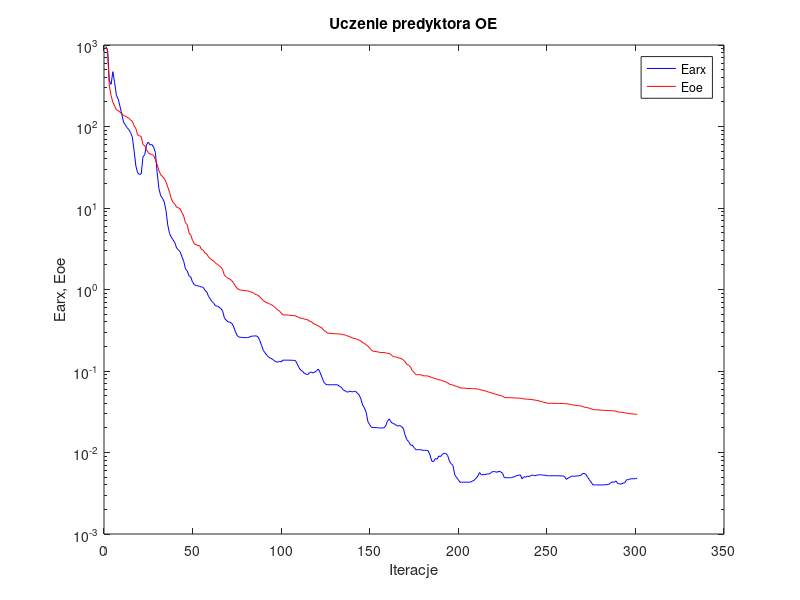
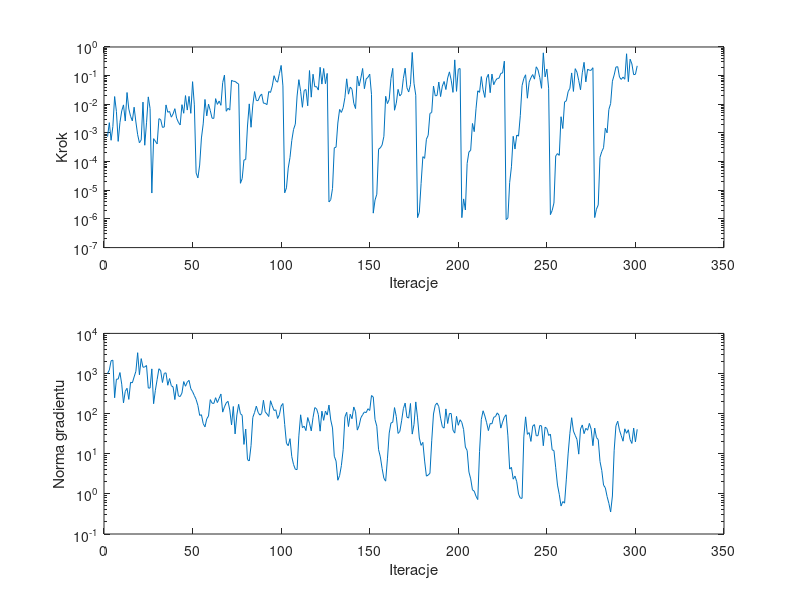

Here is the MATLAB script that generated these plots, in order:
%uczenie predyktora oe
clear all;
n=0; farx(n+1)=9.564193e+002; foe(n+1)=9.422601e+002; wspucz(n+1)=0.000000e+000; ng(n+1)=0.000000e+000;
%odnowa zmiennej metryki
n=1; farx(n+1)=8.796047e+002; foe(n+1)=8.481401e+002; krok(n+1)=7.459007e-004; ng(n+1)=1.001600e+003;
n=2; farx(n+1)=3.626073e+002; foe(n+1)=3.128952e+002; krok(n+1)=2.289488e-003; ng(n+1)=1.217871e+003;
n=3; farx(n+1)=3.290935e+002; foe(n+1)=2.393962e+002; krok(n+1)=5.559287e-004; ng(n+1)=2.076411e+003;
n=4; farx(n+1)=4.707462e+002; foe(n+1)=1.993328e+002; krok(n+1)=1.674853e-003; ng(n+1)=2.153959e+003;
n=5; farx(n+1)=3.448424e+002; foe(n+1)=1.783086e+002; krok(n+1)=1.863402e-002; ng(n+1)=2.485897e+002;
n=6; farx(n+1)=2.418213e+002; foe(n+1)=1.595167e+002; krok(n+1)=5.654998e-003; ng(n+1)=7.220622e+002;
n=7; farx(n+1)=2.178737e+002; foe(n+1)=1.571173e+002; krok(n+1)=5.081655e-004; ng(n+1)=7.251679e+002;
n=8; farx(n+1)=1.776271e+002; foe(n+1)=1.502461e+002; krok(n+1)=2.312019e-003; ng(n+1)=1.057457e+003;
n=9; farx(n+1)=1.430836e+002; foe(n+1)=1.434430e+002; krok(n+1)=5.858547e-003; ng(n+1)=5.428411e+002;
n=10; farx(n+1)=1.135870e+002; foe(n+1)=1.365219e+002; krok(n+1)=9.535023e-003; ng(n+1)=1.856145e+002;
n=11; farx(n+1)=1.050323e+002; foe(n+1)=1.347147e+002; krok(n+1)=2.607206e-003; ng(n+1)=3.601673e+002;
n=12; farx(n+1)=9.696699e+001; foe(n+1)=1.299059e+002; krok(n+1)=2.578794e-002; ng(n+1)=4.286721e+002;
n=13; farx(n+1)=9.161324e+001; foe(n+1)=1.262949e+002; krok(n+1)=6.875219e-003; ng(n+1)=2.264250e+002;
n=14; farx(n+1)=8.429542e+001; foe(n+1)=1.204561e+002; krok(n+1)=3.831275e-003; ng(n+1)=6.058255e+002;
n=15; farx(n+1)=7.401227e+001; foe(n+1)=1.156056e+002; krok(n+1)=2.634602e-003; ng(n+1)=5.848424e+002;
n=16; farx(n+1)=5.030943e+001; foe(n+1)=1.021412e+002; krok(n+1)=7.923567e-003; ng(n+1)=8.236252e+002;
n=17; farx(n+1)=3.266429e+001; foe(n+1)=9.397011e+001; krok(n+1)=2.414856e-003; ng(n+1)=1.135986e+003;
n=18; farx(n+1)=2.701652e+001; foe(n+1)=7.869568e+001; krok(n+1)=8.684522e-004; ng(n+1)=3.302325e+003;
n=19; farx(n+1)=2.584364e+001; foe(n+1)=7.693188e+001; krok(n+1)=4.526501e-004; ng(n+1)=9.299429e+002;
n=20; farx(n+1)=2.617265e+001; foe(n+1)=7.542689e+001; krok(n+1)=5.716520e-004; ng(n+1)=2.352116e+003;
n=21; farx(n+1)=4.250344e+001; foe(n+1)=5.982174e+001; krok(n+1)=1.193441e-002; ng(n+1)=1.433346e+003;
n=22; farx(n+1)=4.511866e+001; foe(n+1)=5.826561e+001; krok(n+1)=3.729504e-004; ng(n+1)=1.458164e+003;
n=23; farx(n+1)=5.963763e+001; foe(n+1)=5.201859e+001; krok(n+1)=2.260446e-003; ng(n+1)=1.584118e+003;
n=24; farx(n+1)=6.436800e+001; foe(n+1)=4.787856e+001; krok(n+1)=1.815661e-002; ng(n+1)=4.339718e+002;
n=25; farx(n+1)=5.946448e+001; foe(n+1)=4.594417e+001; krok(n+1)=7.152527e-003; ng(n+1)=4.338717e+002;
%odnowa zmiennej metryki
n=26; farx(n+1)=6.009713e+001; foe(n+1)=4.528929e+001; krok(n+1)=8.010217e-006; ng(n+1)=1.305532e+003;
n=27; farx(n+1)=5.597869e+001; foe(n+1)=4.420034e+001; krok(n+1)=6.326141e-004; ng(n+1)=1.768138e+002;
n=28; farx(n+1)=4.818494e+001; foe(n+1)=3.927124e+001; krok(n+1)=5.126539e-004; ng(n+1)=3.828196e+002;
n=29; farx(n+1)=2.727544e+001; foe(n+1)=3.393285e+001; krok(n+1)=4.129769e-004; ng(n+1)=7.126739e+002;
n=30; farx(n+1)=1.734789e+001; foe(n+1)=2.877779e+001; krok(n+1)=3.157424e-003; ng(n+1)=1.316303e+003;
n=31; farx(n+1)=1.414587e+001; foe(n+1)=2.559087e+001; krok(n+1)=2.914778e-003; ng(n+1)=1.173409e+003;
n=32; farx(n+1)=1.314693e+001; foe(n+1)=2.432958e+001; krok(n+1)=1.564230e-003; ng(n+1)=5.971833e+002;
n=33; farx(n+1)=1.191906e+001; foe(n+1)=2.306586e+001; krok(n+1)=1.612540e-003; ng(n+1)=1.006105e+003;
n=34; farx(n+1)=9.247838e+000; foe(n+1)=2.084510e+001; krok(n+1)=9.522959e-003; ng(n+1)=1.041403e+003;
n=35; farx(n+1)=6.179409e+000; foe(n+1)=1.812680e+001; krok(n+1)=5.282995e-003; ng(n+1)=5.099669e+002;
n=36; farx(n+1)=4.854844e+000; foe(n+1)=1.560727e+001; krok(n+1)=5.655154e-003; ng(n+1)=7.487585e+002;
n=37; farx(n+1)=4.390607e+000; foe(n+1)=1.297866e+001; krok(n+1)=3.558977e-003; ng(n+1)=4.963868e+002;
n=38; farx(n+1)=4.055918e+000; foe(n+1)=1.172217e+001; krok(n+1)=4.633998e-003; ng(n+1)=4.633872e+002;
n=39; farx(n+1)=3.752660e+000; foe(n+1)=1.114254e+001; krok(n+1)=7.032104e-003; ng(n+1)=2.243033e+002;
n=40; farx(n+1)=3.220035e+000; foe(n+1)=1.023651e+001; krok(n+1)=3.272337e-003; ng(n+1)=5.364531e+002;
n=41; farx(n+1)=3.057609e+000; foe(n+1)=1.004263e+001; krok(n+1)=2.356189e-003; ng(n+1)=2.768897e+002;
n=42; farx(n+1)=2.899574e+000; foe(n+1)=9.757936e+000; krok(n+1)=1.897913e-003; ng(n+1)=2.665112e+002;
n=43; farx(n+1)=2.523546e+000; foe(n+1)=8.800072e+000; krok(n+1)=9.698882e-003; ng(n+1)=3.260249e+002;
n=44; farx(n+1)=2.215282e+000; foe(n+1)=7.960257e+000; krok(n+1)=4.871925e-003; ng(n+1)=6.296152e+002;
n=45; farx(n+1)=1.792695e+000; foe(n+1)=6.584150e+000; krok(n+1)=2.014462e-002; ng(n+1)=4.815592e+002;
n=46; farx(n+1)=1.688977e+000; foe(n+1)=6.230727e+000; krok(n+1)=6.293742e-003; ng(n+1)=6.104553e+002;
n=47; farx(n+1)=1.469476e+000; foe(n+1)=4.947971e+000; krok(n+1)=1.891780e-002; ng(n+1)=6.760571e+002;
n=48; farx(n+1)=1.421334e+000; foe(n+1)=4.639063e+000; krok(n+1)=4.841655e-003; ng(n+1)=4.192116e+002;
n=49; farx(n+1)=1.227151e+000; foe(n+1)=4.000286e+000; krok(n+1)=6.163468e-002; ng(n+1)=3.536993e+002;
n=50; farx(n+1)=1.150178e+000; foe(n+1)=3.643683e+000; krok(n+1)=9.555317e-003; ng(n+1)=2.826202e+002;
%odnowa zmiennej metryki
n=51; farx(n+1)=1.118378e+000; foe(n+1)=3.528829e+000; krok(n+1)=4.033419e-005; ng(n+1)=2.254356e+002;
n=52; farx(n+1)=1.106133e+000; foe(n+1)=3.479528e+000; krok(n+1)=2.703468e-005; ng(n+1)=1.598647e+002;
n=53; farx(n+1)=1.095520e+000; foe(n+1)=3.447098e+000; krok(n+1)=7.583697e-005; ng(n+1)=9.036328e+001;
n=54; farx(n+1)=1.073824e+000; foe(n+1)=3.107827e+000; krok(n+1)=6.694872e-004; ng(n+1)=9.393779e+001;
n=55; farx(n+1)=1.062457e+000; foe(n+1)=3.035923e+000; krok(n+1)=2.075244e-003; ng(n+1)=5.642377e+001;
n=56; farx(n+1)=9.740816e-001; foe(n+1)=2.808555e+000; krok(n+1)=1.477175e-002; ng(n+1)=4.674586e+001;
n=57; farx(n+1)=9.354937e-001; foe(n+1)=2.724750e+000; krok(n+1)=3.941672e-003; ng(n+1)=7.398262e+001;
n=58; farx(n+1)=8.227466e-001; foe(n+1)=2.515248e+000; krok(n+1)=1.012568e-002; ng(n+1)=8.723757e+001;
n=59; farx(n+1)=7.663656e-001; foe(n+1)=2.396125e+000; krok(n+1)=6.023109e-003; ng(n+1)=2.238290e+002;
n=60; farx(n+1)=7.091226e-001; foe(n+1)=2.293128e+000; krok(n+1)=3.271540e-003; ng(n+1)=1.825207e+002;
n=61; farx(n+1)=6.750370e-001; foe(n+1)=2.229505e+000; krok(n+1)=3.225080e-003; ng(n+1)=1.792225e+002;
n=62; farx(n+1)=6.311339e-001; foe(n+1)=2.095753e+000; krok(n+1)=1.576669e-002; ng(n+1)=2.495684e+002;
n=63; farx(n+1)=6.247619e-001; foe(n+1)=2.039320e+000; krok(n+1)=9.914684e-003; ng(n+1)=1.886749e+002;
n=64; farx(n+1)=6.077937e-001; foe(n+1)=1.962924e+000; krok(n+1)=1.299379e-002; ng(n+1)=2.406331e+002;
n=65; farx(n+1)=5.828208e-001; foe(n+1)=1.874497e+000; krok(n+1)=9.219686e-003; ng(n+1)=3.085877e+002;
n=66; farx(n+1)=5.421866e-001; foe(n+1)=1.751912e+000; krok(n+1)=5.709755e-002; ng(n+1)=1.090518e+002;
n=67; farx(n+1)=4.435766e-001; foe(n+1)=1.487237e+000; krok(n+1)=1.048915e-001; ng(n+1)=1.472750e+002;
n=68; farx(n+1)=4.204480e-001; foe(n+1)=1.438688e+000; krok(n+1)=5.711090e-003; ng(n+1)=1.848182e+002;
n=69; farx(n+1)=4.003953e-001; foe(n+1)=1.367387e+000; krok(n+1)=7.251821e-003; ng(n+1)=2.029090e+002;
n=70; farx(n+1)=3.978414e-001; foe(n+1)=1.348779e+000; krok(n+1)=6.283621e-003; ng(n+1)=1.233357e+002;
n=71; farx(n+1)=3.867905e-001; foe(n+1)=1.288126e+000; krok(n+1)=6.900644e-002; ng(n+1)=5.232442e+001;
n=72; farx(n+1)=3.585418e-001; foe(n+1)=1.221540e+000; krok(n+1)=6.345766e-002; ng(n+1)=1.505987e+002;
n=73; farx(n+1)=3.117716e-001; foe(n+1)=1.116843e+000; krok(n+1)=6.306675e-002; ng(n+1)=3.121312e+001;
n=74; farx(n+1)=2.756978e-001; foe(n+1)=1.043872e+000; krok(n+1)=5.576355e-002; ng(n+1)=9.269442e+001;
n=75; farx(n+1)=2.614874e-001; foe(n+1)=9.998690e-001; krok(n+1)=5.097164e-002; ng(n+1)=1.706598e+002;
%odnowa zmiennej metryki
n=76; farx(n+1)=2.597534e-001; foe(n+1)=9.889245e-001; krok(n+1)=1.751338e-005; ng(n+1)=9.979196e+001;
n=77; farx(n+1)=2.574054e-001; foe(n+1)=9.759351e-001; krok(n+1)=2.546328e-005; ng(n+1)=9.087955e+001;
n=78; farx(n+1)=2.571574e-001; foe(n+1)=9.743627e-001; krok(n+1)=1.142910e-004; ng(n+1)=1.710074e+001;
n=79; farx(n+1)=2.567338e-001; foe(n+1)=9.657499e-001; krok(n+1)=1.182303e-004; ng(n+1)=4.133268e+001;
n=80; farx(n+1)=2.568410e-001; foe(n+1)=9.627668e-001; krok(n+1)=1.749592e-003; ng(n+1)=7.168027e+000;
n=81; farx(n+1)=2.605291e-001; foe(n+1)=9.490399e-001; krok(n+1)=1.034736e-002; ng(n+1)=6.617305e+000;
n=82; farx(n+1)=2.660530e-001; foe(n+1)=9.316897e-001; krok(n+1)=1.581052e-003; ng(n+1)=1.592579e+001;
n=83; farx(n+1)=2.687212e-001; foe(n+1)=9.177317e-001; krok(n+1)=9.378531e-003; ng(n+1)=8.043747e+001;
n=84; farx(n+1)=2.685846e-001; foe(n+1)=8.818107e-001; krok(n+1)=2.779047e-002; ng(n+1)=1.072372e+002;
n=85; farx(n+1)=2.706628e-001; foe(n+1)=8.636855e-001; krok(n+1)=1.355378e-002; ng(n+1)=1.538526e+002;
n=86; farx(n+1)=2.606600e-001; foe(n+1)=8.500635e-001; krok(n+1)=1.345452e-002; ng(n+1)=1.077847e+002;
n=87; farx(n+1)=2.350441e-001; foe(n+1)=8.080451e-001; krok(n+1)=1.927372e-002; ng(n+1)=9.164683e+001;
n=88; farx(n+1)=2.039798e-001; foe(n+1)=7.691530e-001; krok(n+1)=2.284436e-002; ng(n+1)=1.009914e+002;
n=89; farx(n+1)=1.776701e-001; foe(n+1)=7.279577e-001; krok(n+1)=1.095618e-002; ng(n+1)=2.158540e+002;
n=90; farx(n+1)=1.663042e-001; foe(n+1)=7.063679e-001; krok(n+1)=1.076348e-002; ng(n+1)=1.107118e+002;
n=91; farx(n+1)=1.558616e-001; foe(n+1)=6.871672e-001; krok(n+1)=9.743850e-003; ng(n+1)=9.846531e+001;
n=92; farx(n+1)=1.478668e-001; foe(n+1)=6.717620e-001; krok(n+1)=2.792385e-002; ng(n+1)=8.469935e+001;
n=93; farx(n+1)=1.429223e-001; foe(n+1)=6.591135e-001; krok(n+1)=2.594061e-002; ng(n+1)=2.096173e+002;
n=94; farx(n+1)=1.401101e-001; foe(n+1)=6.405984e-001; krok(n+1)=4.382471e-002; ng(n+1)=1.567060e+002;
n=95; farx(n+1)=1.342659e-001; foe(n+1)=6.189613e-001; krok(n+1)=9.957579e-002; ng(n+1)=1.197202e+002;
n=96; farx(n+1)=1.303507e-001; foe(n+1)=5.880219e-001; krok(n+1)=6.679426e-002; ng(n+1)=1.244490e+002;
n=97; farx(n+1)=1.281521e-001; foe(n+1)=5.652196e-001; krok(n+1)=5.893163e-002; ng(n+1)=7.570434e+001;
n=98; farx(n+1)=1.317997e-001; foe(n+1)=5.450398e-001; krok(n+1)=1.174729e-001; ng(n+1)=9.394779e+001;
n=99; farx(n+1)=1.295520e-001; foe(n+1)=5.164473e-001; krok(n+1)=2.273633e-001; ng(n+1)=1.552083e+002;
n=100; farx(n+1)=1.359250e-001; foe(n+1)=4.880695e-001; krok(n+1)=4.382471e-002; ng(n+1)=1.788454e+002;
%odnowa zmiennej metryki
n=101; farx(n+1)=1.358345e-001; foe(n+1)=4.871776e-001; krok(n+1)=8.155065e-006; ng(n+1)=5.360029e+001;
n=102; farx(n+1)=1.358543e-001; foe(n+1)=4.869272e-001; krok(n+1)=1.215525e-005; ng(n+1)=1.824943e+001;
n=103; farx(n+1)=1.359335e-001; foe(n+1)=4.857061e-001; krok(n+1)=5.958061e-005; ng(n+1)=1.586740e+001;
n=104; farx(n+1)=1.355495e-001; foe(n+1)=4.820518e-001; krok(n+1)=1.404483e-004; ng(n+1)=2.378098e+001;
n=105; farx(n+1)=1.354852e-001; foe(n+1)=4.803470e-001; krok(n+1)=5.432857e-004; ng(n+1)=8.486043e+000;
n=106; farx(n+1)=1.349994e-001; foe(n+1)=4.787934e-001; krok(n+1)=1.330026e-003; ng(n+1)=5.400474e+000;
n=107; farx(n+1)=1.345926e-001; foe(n+1)=4.777057e-001; krok(n+1)=2.024786e-003; ng(n+1)=4.098418e+000;
n=108; farx(n+1)=1.233687e-001; foe(n+1)=4.638321e-001; krok(n+1)=1.949750e-002; ng(n+1)=4.025024e+000;
n=109; farx(n+1)=1.107315e-001; foe(n+1)=4.544431e-001; krok(n+1)=7.236188e-002; ng(n+1)=2.790052e+001;
n=110; farx(n+1)=1.026527e-001; foe(n+1)=4.449497e-001; krok(n+1)=2.857938e-002; ng(n+1)=9.354865e+001;
n=111; farx(n+1)=9.943453e-002; foe(n+1)=4.420863e-001; krok(n+1)=7.874995e-003; ng(n+1)=4.464731e+001;
n=112; farx(n+1)=9.409012e-002; foe(n+1)=4.356220e-001; krok(n+1)=3.037029e-002; ng(n+1)=4.874622e+001;
n=113; farx(n+1)=9.165557e-002; foe(n+1)=4.288573e-001; krok(n+1)=3.280985e-002; ng(n+1)=3.777899e+001;
n=114; farx(n+1)=9.025105e-002; foe(n+1)=4.252774e-001; krok(n+1)=8.855578e-003; ng(n+1)=7.997425e+001;
n=115; farx(n+1)=9.563682e-002; foe(n+1)=4.076165e-001; krok(n+1)=1.505524e-001; ng(n+1)=5.793225e+001;
n=116; farx(n+1)=9.706894e-002; foe(n+1)=4.044217e-001; krok(n+1)=1.775212e-002; ng(n+1)=3.714825e+001;
n=117; farx(n+1)=9.470071e-002; foe(n+1)=3.846625e-001; krok(n+1)=1.121259e-001; ng(n+1)=7.966323e+001;
n=118; farx(n+1)=9.672472e-002; foe(n+1)=3.746460e-001; krok(n+1)=4.086147e-002; ng(n+1)=1.413587e+002;
n=119; farx(n+1)=1.007324e-001; foe(n+1)=3.673151e-001; krok(n+1)=4.134280e-002; ng(n+1)=1.320935e+002;
n=120; farx(n+1)=1.055851e-001; foe(n+1)=3.583701e-001; krok(n+1)=3.134015e-002; ng(n+1)=9.449108e+001;
n=121; farx(n+1)=9.571319e-002; foe(n+1)=3.461345e-001; krok(n+1)=1.961845e-001; ng(n+1)=3.659528e+001;
n=122; farx(n+1)=8.424134e-002; foe(n+1)=3.370794e-001; krok(n+1)=5.079872e-002; ng(n+1)=1.151007e+002;
n=123; farx(n+1)=7.373052e-002; foe(n+1)=3.170453e-001; krok(n+1)=1.775417e-001; ng(n+1)=6.805608e+001;
n=124; farx(n+1)=6.918212e-002; foe(n+1)=3.081935e-001; krok(n+1)=5.234463e-002; ng(n+1)=1.160275e+002;
n=125; farx(n+1)=6.777092e-002; foe(n+1)=2.944497e-001; krok(n+1)=1.197092e-001; ng(n+1)=9.209454e+001;
%odnowa zmiennej metryki
n=126; farx(n+1)=6.776356e-002; foe(n+1)=2.898503e-001; krok(n+1)=3.914970e-006; ng(n+1)=1.636996e+002;
n=127; farx(n+1)=6.783806e-002; foe(n+1)=2.886994e-001; krok(n+1)=4.694204e-006; ng(n+1)=6.939328e+001;
n=128; farx(n+1)=6.788613e-002; foe(n+1)=2.877721e-001; krok(n+1)=1.161317e-005; ng(n+1)=4.400204e+001;
n=129; farx(n+1)=6.779583e-002; foe(n+1)=2.866634e-001; krok(n+1)=3.033479e-004; ng(n+1)=8.673893e+000;
n=130; farx(n+1)=6.785648e-002; foe(n+1)=2.861487e-001; krok(n+1)=3.185772e-004; ng(n+1)=6.564789e+000;
n=131; farx(n+1)=6.759717e-002; foe(n+1)=2.858154e-001; krok(n+1)=2.218843e-003; ng(n+1)=2.186038e+000;
n=132; farx(n+1)=6.453937e-002; foe(n+1)=2.838138e-001; krok(n+1)=6.607631e-003; ng(n+1)=2.860617e+000;
n=133; farx(n+1)=6.316139e-002; foe(n+1)=2.828201e-001; krok(n+1)=5.200687e-003; ng(n+1)=5.061643e+000;
n=134; farx(n+1)=5.862571e-002; foe(n+1)=2.787807e-001; krok(n+1)=7.609550e-003; ng(n+1)=1.269238e+001;
n=135; farx(n+1)=5.728450e-002; foe(n+1)=2.779597e-001; krok(n+1)=1.729712e-002; ng(n+1)=8.305444e+001;
n=136; farx(n+1)=5.537470e-002; foe(n+1)=2.704488e-001; krok(n+1)=7.752093e-002; ng(n+1)=1.079867e+002;
n=137; farx(n+1)=5.541223e-002; foe(n+1)=2.682482e-001; krok(n+1)=2.258989e-002; ng(n+1)=4.768408e+001;
n=138; farx(n+1)=5.668822e-002; foe(n+1)=2.618991e-001; krok(n+1)=3.979620e-002; ng(n+1)=9.684336e+001;
n=139; farx(n+1)=5.542346e-002; foe(n+1)=2.560422e-001; krok(n+1)=3.320390e-002; ng(n+1)=7.475803e+001;
n=140; farx(n+1)=5.592873e-002; foe(n+1)=2.513081e-001; krok(n+1)=1.086709e-002; ng(n+1)=1.466533e+002;
n=141; farx(n+1)=5.646587e-002; foe(n+1)=2.495371e-001; krok(n+1)=7.088910e-003; ng(n+1)=1.114399e+002;
n=142; farx(n+1)=5.337171e-002; foe(n+1)=2.432902e-001; krok(n+1)=9.563284e-002; ng(n+1)=3.886959e+001;
n=143; farx(n+1)=5.110279e-002; foe(n+1)=2.398206e-001; krok(n+1)=4.366353e-002; ng(n+1)=4.988879e+001;
n=144; farx(n+1)=4.556221e-002; foe(n+1)=2.343709e-001; krok(n+1)=8.191626e-002; ng(n+1)=7.880157e+001;
n=145; farx(n+1)=3.826675e-002; foe(n+1)=2.227175e-001; krok(n+1)=1.778431e-001; ng(n+1)=9.410564e+001;
n=146; farx(n+1)=3.536008e-002; foe(n+1)=2.181225e-001; krok(n+1)=3.500452e-002; ng(n+1)=1.104800e+002;
n=147; farx(n+1)=3.113967e-002; foe(n+1)=2.095512e-001; krok(n+1)=7.652986e-002; ng(n+1)=1.058367e+002;
n=148; farx(n+1)=2.383269e-002; foe(n+1)=2.018011e-001; krok(n+1)=8.732707e-002; ng(n+1)=1.326588e+002;
n=149; farx(n+1)=2.191376e-002; foe(n+1)=1.920823e-001; krok(n+1)=1.125137e-001; ng(n+1)=1.197576e+002;
n=150; farx(n+1)=2.035699e-002; foe(n+1)=1.796863e-001; krok(n+1)=2.219272e-002; ng(n+1)=2.826600e+002;
%odnowa zmiennej metryki
n=151; farx(n+1)=2.027558e-002; foe(n+1)=1.746770e-001; krok(n+1)=1.592993e-006; ng(n+1)=2.597949e+002;
n=152; farx(n+1)=2.023647e-002; foe(n+1)=1.736526e-001; krok(n+1)=4.559680e-006; ng(n+1)=7.085234e+001;
n=153; farx(n+1)=2.017347e-002; foe(n+1)=1.727399e-001; krok(n+1)=7.265431e-006; ng(n+1)=4.869050e+001;
n=154; farx(n+1)=2.002864e-002; foe(n+1)=1.702485e-001; krok(n+1)=2.720383e-004; ng(n+1)=1.263317e+001;
n=155; farx(n+1)=1.999494e-002; foe(n+1)=1.690030e-001; krok(n+1)=3.026034e-004; ng(n+1)=8.325223e+000;
n=156; farx(n+1)=1.999871e-002; foe(n+1)=1.687071e-001; krok(n+1)=3.831728e-004; ng(n+1)=4.281832e+000;
n=157; farx(n+1)=2.005277e-002; foe(n+1)=1.685864e-001; krok(n+1)=7.624904e-004; ng(n+1)=2.442514e+000;
n=158; farx(n+1)=2.112135e-002; foe(n+1)=1.670276e-001; krok(n+1)=1.904592e-002; ng(n+1)=2.077732e+000;
n=159; farx(n+1)=2.424216e-002; foe(n+1)=1.649713e-001; krok(n+1)=1.056599e-002; ng(n+1)=7.464015e+000;
n=160; farx(n+1)=2.584381e-002; foe(n+1)=1.637309e-001; krok(n+1)=1.477175e-002; ng(n+1)=3.276542e+001;
n=161; farx(n+1)=2.371476e-002; foe(n+1)=1.590593e-001; krok(n+1)=8.005809e-002; ng(n+1)=5.861710e+001;
n=162; farx(n+1)=2.273084e-002; foe(n+1)=1.511607e-001; krok(n+1)=1.794664e-001; ng(n+1)=6.083705e+001;
n=163; farx(n+1)=2.240613e-002; foe(n+1)=1.495626e-001; krok(n+1)=6.193383e-003; ng(n+1)=1.414425e+002;
n=164; farx(n+1)=2.156345e-002; foe(n+1)=1.479565e-001; krok(n+1)=1.095618e-002; ng(n+1)=8.454279e+001;
n=165; farx(n+1)=2.106142e-002; foe(n+1)=1.452228e-001; krok(n+1)=3.320035e-002; ng(n+1)=3.209754e+001;
n=166; farx(n+1)=2.143396e-002; foe(n+1)=1.433638e-001; krok(n+1)=1.949750e-002; ng(n+1)=3.613022e+001;
n=167; farx(n+1)=2.073552e-002; foe(n+1)=1.412057e-001; krok(n+1)=2.343419e-002; ng(n+1)=6.626117e+001;
n=168; farx(n+1)=1.974149e-002; foe(n+1)=1.375372e-001; krok(n+1)=8.061847e-002; ng(n+1)=1.333708e+002;
n=169; farx(n+1)=1.625327e-002; foe(n+1)=1.293192e-001; krok(n+1)=1.817918e-001; ng(n+1)=1.834518e+002;
n=170; farx(n+1)=1.434558e-002; foe(n+1)=1.207731e-001; krok(n+1)=3.794479e-002; ng(n+1)=8.157892e+001;
n=171; farx(n+1)=1.362634e-002; foe(n+1)=1.176370e-001; krok(n+1)=2.691279e-002; ng(n+1)=7.743164e+001;
n=172; farx(n+1)=1.229644e-002; foe(n+1)=1.123527e-001; krok(n+1)=4.879939e-002; ng(n+1)=1.791855e+002;
n=173; farx(n+1)=1.232491e-002; foe(n+1)=1.010741e-001; krok(n+1)=6.449478e-001; ng(n+1)=3.090487e+001;
n=174; farx(n+1)=1.153607e-002; foe(n+1)=9.649512e-002; krok(n+1)=5.387784e-002; ng(n+1)=5.367736e+001;
n=175; farx(n+1)=1.082593e-002; foe(n+1)=9.040564e-002; krok(n+1)=2.067140e-002; ng(n+1)=1.959688e+002;
%odnowa zmiennej metryki
n=176; farx(n+1)=1.082285e-002; foe(n+1)=9.013486e-002; krok(n+1)=1.110950e-006; ng(n+1)=7.836275e+001;
n=177; farx(n+1)=1.081975e-002; foe(n+1)=9.009049e-002; krok(n+1)=1.729350e-006; ng(n+1)=2.467161e+001;
n=178; farx(n+1)=1.078484e-002; foe(n+1)=8.988572e-002; krok(n+1)=1.722049e-005; ng(n+1)=1.618655e+001;
n=179; farx(n+1)=1.062787e-002; foe(n+1)=8.750871e-002; krok(n+1)=1.489596e-004; ng(n+1)=1.923355e+001;
n=180; farx(n+1)=1.063217e-002; foe(n+1)=8.717178e-002; krok(n+1)=1.298034e-004; ng(n+1)=6.579173e+000;
n=181; farx(n+1)=1.060613e-002; foe(n+1)=8.707808e-002; krok(n+1)=6.057322e-004; ng(n+1)=2.768337e+000;
n=182; farx(n+1)=1.051512e-002; foe(n+1)=8.685445e-002; krok(n+1)=8.259539e-004; ng(n+1)=2.943630e+000;
n=183; farx(n+1)=9.350245e-003; foe(n+1)=8.496414e-002; krok(n+1)=4.830641e-003; ng(n+1)=3.266999e+000;
n=184; farx(n+1)=7.859761e-003; foe(n+1)=8.310591e-002; krok(n+1)=5.167850e-003; ng(n+1)=2.101031e+001;
n=185; farx(n+1)=7.699247e-003; foe(n+1)=8.202652e-002; krok(n+1)=4.321748e-002; ng(n+1)=9.794297e+001;
n=186; farx(n+1)=8.396490e-003; foe(n+1)=8.105551e-002; krok(n+1)=1.979909e-002; ng(n+1)=1.625158e+002;
n=187; farx(n+1)=8.292002e-003; foe(n+1)=7.939974e-002; krok(n+1)=2.025137e-002; ng(n+1)=1.836597e+002;
n=188; farx(n+1)=9.047993e-003; foe(n+1)=7.807070e-002; krok(n+1)=5.983917e-002; ng(n+1)=1.496639e+002;
n=189; farx(n+1)=8.920481e-003; foe(n+1)=7.753158e-002; krok(n+1)=1.861441e-002; ng(n+1)=7.715623e+001;
n=190; farx(n+1)=9.521002e-003; foe(n+1)=7.608505e-002; krok(n+1)=4.331299e-002; ng(n+1)=4.720790e+001;
n=191; farx(n+1)=9.749055e-003; foe(n+1)=7.485930e-002; krok(n+1)=6.257210e-002; ng(n+1)=4.345458e+001;
n=192; farx(n+1)=9.736419e-003; foe(n+1)=7.331174e-002; krok(n+1)=3.276344e-002; ng(n+1)=1.312033e+002;
n=193; farx(n+1)=9.195730e-003; foe(n+1)=7.138233e-002; krok(n+1)=8.268560e-002; ng(n+1)=5.677296e+001;
n=194; farx(n+1)=7.814620e-003; foe(n+1)=6.890337e-002; krok(n+1)=1.354890e-001; ng(n+1)=1.008504e+002;
n=195; farx(n+1)=7.273524e-003; foe(n+1)=6.798441e-002; krok(n+1)=6.918375e-002; ng(n+1)=1.006633e+002;
n=196; farx(n+1)=6.955180e-003; foe(n+1)=6.723916e-002; krok(n+1)=2.610023e-002; ng(n+1)=3.866767e+001;
n=197; farx(n+1)=5.321840e-003; foe(n+1)=6.551588e-002; krok(n+1)=3.550835e-001; ng(n+1)=3.273372e+001;
n=198; farx(n+1)=4.943158e-003; foe(n+1)=6.497300e-002; krok(n+1)=2.835564e-002; ng(n+1)=8.558586e+001;
n=199; farx(n+1)=4.640247e-003; foe(n+1)=6.403259e-002; krok(n+1)=1.670230e-001; ng(n+1)=5.125911e+001;
n=200; farx(n+1)=4.314648e-003; foe(n+1)=6.201745e-002; krok(n+1)=1.775417e-001; ng(n+1)=7.040442e+001;
%odnowa zmiennej metryki
n=201; farx(n+1)=4.316091e-003; foe(n+1)=6.185916e-002; krok(n+1)=1.108746e-006; ng(n+1)=6.033832e+001;
n=202; farx(n+1)=4.324588e-003; foe(n+1)=6.156388e-002; krok(n+1)=4.999771e-006; ng(n+1)=3.998294e+001;
n=203; farx(n+1)=4.325411e-003; foe(n+1)=6.154338e-002; krok(n+1)=2.051315e-006; ng(n+1)=1.469952e+001;
n=204; farx(n+1)=4.325758e-003; foe(n+1)=6.107842e-002; krok(n+1)=8.683747e-005; ng(n+1)=1.202866e+001;
n=205; farx(n+1)=4.323237e-003; foe(n+1)=6.093463e-002; krok(n+1)=2.172259e-004; ng(n+1)=3.518112e+000;
n=206; farx(n+1)=4.339575e-003; foe(n+1)=6.086293e-002; krok(n+1)=2.497956e-004; ng(n+1)=2.371077e+000;
n=207; farx(n+1)=4.461080e-003; foe(n+1)=6.074569e-002; krok(n+1)=2.144917e-003; ng(n+1)=1.257758e+000;
n=208; farx(n+1)=4.577830e-003; foe(n+1)=6.065707e-002; krok(n+1)=1.112427e-003; ng(n+1)=1.170012e+000;
n=209; farx(n+1)=4.822562e-003; foe(n+1)=6.050096e-002; krok(n+1)=6.947618e-003; ng(n+1)=8.728838e-001;
n=210; farx(n+1)=5.136546e-003; foe(n+1)=6.006890e-002; krok(n+1)=2.959713e-002; ng(n+1)=7.222281e-001;
n=211; farx(n+1)=5.676472e-003; foe(n+1)=5.925582e-002; krok(n+1)=2.611507e-002; ng(n+1)=1.150122e+001;
n=212; farx(n+1)=5.308994e-003; foe(n+1)=5.855223e-002; krok(n+1)=9.278549e-002; ng(n+1)=7.163393e+001;
n=213; farx(n+1)=5.366375e-003; foe(n+1)=5.773254e-002; krok(n+1)=3.203828e-002; ng(n+1)=1.177693e+002;
n=214; farx(n+1)=5.331018e-003; foe(n+1)=5.723296e-002; krok(n+1)=1.738514e-002; ng(n+1)=8.757067e+001;
n=215; farx(n+1)=5.448320e-003; foe(n+1)=5.620642e-002; krok(n+1)=8.322808e-002; ng(n+1)=5.938171e+001;
n=216; farx(n+1)=5.447907e-003; foe(n+1)=5.519659e-002; krok(n+1)=1.115271e-001; ng(n+1)=3.777963e+001;
n=217; farx(n+1)=5.532818e-003; foe(n+1)=5.472889e-002; krok(n+1)=2.541206e-002; ng(n+1)=5.677592e+001;
n=218; farx(n+1)=5.792767e-003; foe(n+1)=5.351130e-002; krok(n+1)=1.134226e-001; ng(n+1)=5.577110e+001;
n=219; farx(n+1)=5.834789e-003; foe(n+1)=5.278926e-002; krok(n+1)=4.828142e-002; ng(n+1)=8.123241e+001;
n=220; farx(n+1)=5.803942e-003; foe(n+1)=5.198636e-002; krok(n+1)=6.679426e-002; ng(n+1)=8.450430e+001;
n=221; farx(n+1)=5.724865e-003; foe(n+1)=5.132231e-002; krok(n+1)=7.959957e-002; ng(n+1)=1.045302e+002;
n=222; farx(n+1)=5.877290e-003; foe(n+1)=5.052640e-002; krok(n+1)=8.153064e-002; ng(n+1)=9.114603e+001;
n=223; farx(n+1)=5.779001e-003; foe(n+1)=4.990355e-002; krok(n+1)=1.200954e-001; ng(n+1)=4.358956e+001;
n=224; farx(n+1)=5.562903e-003; foe(n+1)=4.921444e-002; krok(n+1)=1.238628e-001; ng(n+1)=6.146059e+001;
n=225; farx(n+1)=4.912468e-003; foe(n+1)=4.737879e-002; krok(n+1)=3.202323e-001; ng(n+1)=8.169804e+001;
%odnowa zmiennej metryki
n=226; farx(n+1)=4.906217e-003; foe(n+1)=4.707068e-002; krok(n+1)=9.481546e-007; ng(n+1)=9.378228e+001;
n=227; farx(n+1)=4.904894e-003; foe(n+1)=4.704236e-002; krok(n+1)=1.083419e-006; ng(n+1)=2.793326e+001;
n=228; farx(n+1)=4.901995e-003; foe(n+1)=4.702914e-002; krok(n+1)=1.848840e-005; ng(n+1)=4.146640e+000;
n=229; farx(n+1)=4.908038e-003; foe(n+1)=4.696337e-002; krok(n+1)=6.596475e-005; ng(n+1)=4.592488e+000;
n=230; farx(n+1)=5.004197e-003; foe(n+1)=4.678720e-002; krok(n+1)=7.663457e-004; ng(n+1)=2.327793e+000;
n=231; farx(n+1)=5.081690e-003; foe(n+1)=4.667516e-002; krok(n+1)=2.752027e-004; ng(n+1)=2.775889e+000;
n=232; farx(n+1)=5.216537e-003; foe(n+1)=4.652518e-002; krok(n+1)=8.467050e-004; ng(n+1)=2.008854e+000;
n=233; farx(n+1)=5.247815e-003; foe(n+1)=4.649930e-002; krok(n+1)=7.740461e-004; ng(n+1)=9.862504e-001;
n=234; farx(n+1)=5.324391e-003; foe(n+1)=4.639656e-002; krok(n+1)=4.011567e-003; ng(n+1)=7.829980e-001;
n=235; farx(n+1)=4.750290e-003; foe(n+1)=4.592760e-002; krok(n+1)=4.486711e-002; ng(n+1)=7.739472e-001;
n=236; farx(n+1)=5.029843e-003; foe(n+1)=4.555139e-002; krok(n+1)=7.959957e-002; ng(n+1)=2.626629e+001;
n=237; farx(n+1)=4.986846e-003; foe(n+1)=4.519325e-002; krok(n+1)=1.072012e-001; ng(n+1)=8.314977e+001;
n=238; farx(n+1)=5.136244e-003; foe(n+1)=4.505240e-002; krok(n+1)=1.632237e-002; ng(n+1)=3.045689e+001;
n=239; farx(n+1)=5.059505e-003; foe(n+1)=4.490977e-002; krok(n+1)=5.918252e-002; ng(n+1)=3.368772e+001;
n=240; farx(n+1)=5.216745e-003; foe(n+1)=4.465571e-002; krok(n+1)=8.470464e-002; ng(n+1)=2.030662e+001;
n=241; farx(n+1)=5.295042e-003; foe(n+1)=4.445571e-002; krok(n+1)=1.090844e-001; ng(n+1)=4.888086e+001;
n=242; farx(n+1)=5.180508e-003; foe(n+1)=4.406960e-002; krok(n+1)=7.551359e-002; ng(n+1)=5.339657e+001;
n=243; farx(n+1)=5.235104e-003; foe(n+1)=4.369821e-002; krok(n+1)=2.032965e-001; ng(n+1)=2.809437e+001;
n=244; farx(n+1)=5.299706e-003; foe(n+1)=4.334465e-002; krok(n+1)=1.601162e-001; ng(n+1)=2.819384e+001;
n=245; farx(n+1)=5.342293e-003; foe(n+1)=4.257625e-002; krok(n+1)=8.589342e-002; ng(n+1)=5.056224e+001;
n=246; farx(n+1)=5.300487e-003; foe(n+1)=4.236062e-002; krok(n+1)=3.616714e-002; ng(n+1)=4.966381e+001;
n=247; farx(n+1)=5.287792e-003; foe(n+1)=4.138507e-002; krok(n+1)=6.252753e-001; ng(n+1)=1.585488e+001;
n=248; farx(n+1)=5.257283e-003; foe(n+1)=4.110749e-002; krok(n+1)=9.048247e-002; ng(n+1)=4.585828e+001;
n=249; farx(n+1)=5.193713e-003; foe(n+1)=4.037999e-002; krok(n+1)=1.702433e-001; ng(n+1)=4.262682e+001;
n=250; farx(n+1)=5.183298e-003; foe(n+1)=4.022868e-002; krok(n+1)=3.637216e-002; ng(n+1)=2.860299e+001;
%odnowa zmiennej metryki
n=251; farx(n+1)=5.183915e-003; foe(n+1)=4.018156e-002; krok(n+1)=1.412253e-006; ng(n+1)=3.082708e+001;
n=252; farx(n+1)=5.185051e-003; foe(n+1)=4.017040e-002; krok(n+1)=1.977330e-006; ng(n+1)=1.250765e+001;
n=253; farx(n+1)=5.187233e-003; foe(n+1)=4.014872e-002; krok(n+1)=3.597379e-006; ng(n+1)=1.203190e+001;
n=254; farx(n+1)=5.186581e-003; foe(n+1)=4.001353e-002; krok(n+1)=1.582138e-004; ng(n+1)=4.482396e+000;
n=255; farx(n+1)=5.178973e-003; foe(n+1)=3.997274e-002; krok(n+1)=1.906226e-004; ng(n+1)=1.657797e+000;
n=256; farx(n+1)=5.177093e-003; foe(n+1)=3.996584e-002; krok(n+1)=1.654388e-004; ng(n+1)=9.750799e-001;
n=257; farx(n+1)=5.165835e-003; foe(n+1)=3.993486e-002; krok(n+1)=3.683227e-003; ng(n+1)=4.974903e-001;
n=258; farx(n+1)=5.156718e-003; foe(n+1)=3.990800e-002; krok(n+1)=1.427772e-003; ng(n+1)=6.442111e-001;
n=259; farx(n+1)=5.069867e-003; foe(n+1)=3.978821e-002; krok(n+1)=1.209242e-002; ng(n+1)=5.873679e-001;
n=260; farx(n+1)=4.685261e-003; foe(n+1)=3.962364e-002; krok(n+1)=1.321526e-002; ng(n+1)=2.335266e+000;
n=261; farx(n+1)=4.848104e-003; foe(n+1)=3.940604e-002; krok(n+1)=2.753789e-002; ng(n+1)=9.914907e+000;
n=262; farx(n+1)=4.981921e-003; foe(n+1)=3.910585e-002; krok(n+1)=3.607652e-002; ng(n+1)=3.237176e+001;
n=263; farx(n+1)=5.142839e-003; foe(n+1)=3.859798e-002; krok(n+1)=1.244469e-001; ng(n+1)=7.912695e+001;
n=264; farx(n+1)=5.121170e-003; foe(n+1)=3.838381e-002; krok(n+1)=2.812841e-002; ng(n+1)=3.673187e+001;
n=265; farx(n+1)=5.114182e-003; foe(n+1)=3.790224e-002; krok(n+1)=1.752988e-001; ng(n+1)=2.879837e+001;
n=266; farx(n+1)=5.151215e-003; foe(n+1)=3.762612e-002; krok(n+1)=1.320338e-001; ng(n+1)=2.265311e+001;
n=267; farx(n+1)=5.193653e-003; foe(n+1)=3.751237e-002; krok(n+1)=6.703118e-002; ng(n+1)=9.784040e+000;
n=268; farx(n+1)=5.197089e-003; foe(n+1)=3.732476e-002; krok(n+1)=3.211609e-002; ng(n+1)=4.141222e+001;
n=269; farx(n+1)=5.485332e-003; foe(n+1)=3.687163e-002; krok(n+1)=1.254000e-001; ng(n+1)=5.229404e+001;
n=270; farx(n+1)=5.550276e-003; foe(n+1)=3.605182e-002; krok(n+1)=2.912288e-001; ng(n+1)=3.170580e+001;
n=271; farx(n+1)=5.398490e-003; foe(n+1)=3.579141e-002; krok(n+1)=6.053393e-002; ng(n+1)=4.314360e+001;
n=272; farx(n+1)=4.972373e-003; foe(n+1)=3.544187e-002; krok(n+1)=1.687274e-001; ng(n+1)=3.861365e+001;
n=273; farx(n+1)=4.626588e-003; foe(n+1)=3.499997e-002; krok(n+1)=1.540084e-001; ng(n+1)=5.702868e+001;
n=274; farx(n+1)=4.323550e-003; foe(n+1)=3.440631e-002; krok(n+1)=1.536414e-001; ng(n+1)=4.107018e+001;
n=275; farx(n+1)=4.009199e-003; foe(n+1)=3.358751e-002; krok(n+1)=1.890204e-001; ng(n+1)=1.590267e+001;
%odnowa zmiennej metryki
n=276; farx(n+1)=4.006688e-003; foe(n+1)=3.349077e-002; krok(n+1)=1.117276e-006; ng(n+1)=4.373700e+001;
n=277; farx(n+1)=4.003508e-003; foe(n+1)=3.343525e-002; krok(n+1)=2.194505e-006; ng(n+1)=2.535026e+001;
n=278; farx(n+1)=3.999477e-003; foe(n+1)=3.337421e-002; krok(n+1)=3.078702e-006; ng(n+1)=2.254457e+001;
n=279; farx(n+1)=3.995490e-003; foe(n+1)=3.314603e-002; krok(n+1)=1.408798e-004; ng(n+1)=6.417957e+000;
n=280; farx(n+1)=3.998448e-003; foe(n+1)=3.302905e-002; krok(n+1)=2.241333e-004; ng(n+1)=3.822885e+000;
n=281; farx(n+1)=3.996429e-003; foe(n+1)=3.299585e-002; krok(n+1)=3.041506e-004; ng(n+1)=1.654902e+000;
n=282; farx(n+1)=4.032339e-003; foe(n+1)=3.283995e-002; krok(n+1)=1.469853e-003; ng(n+1)=1.414109e+000;
n=283; farx(n+1)=4.035427e-003; foe(n+1)=3.279883e-002; krok(n+1)=1.010647e-003; ng(n+1)=8.605391e-001;
n=284; farx(n+1)=4.071473e-003; foe(n+1)=3.271620e-002; krok(n+1)=6.607631e-003; ng(n+1)=5.820600e-001;
n=285; farx(n+1)=4.238604e-003; foe(n+1)=3.268407e-002; krok(n+1)=1.064021e-002; ng(n+1)=3.535683e-001;
n=286; farx(n+1)=4.365703e-003; foe(n+1)=3.251427e-002; krok(n+1)=6.407656e-002; ng(n+1)=8.857311e-001;
n=287; farx(n+1)=4.309666e-003; foe(n+1)=3.232545e-002; krok(n+1)=1.057221e-001; ng(n+1)=1.226926e+001;
n=288; farx(n+1)=4.485684e-003; foe(n+1)=3.209741e-002; krok(n+1)=2.002215e-001; ng(n+1)=4.990478e+001;
n=289; farx(n+1)=4.160591e-003; foe(n+1)=3.155554e-002; krok(n+1)=2.052436e-001; ng(n+1)=6.478971e+001;
n=290; farx(n+1)=4.126933e-003; foe(n+1)=3.131239e-002; krok(n+1)=8.892157e-002; ng(n+1)=3.861833e+001;
n=291; farx(n+1)=4.099125e-003; foe(n+1)=3.114979e-002; krok(n+1)=7.361186e-002; ng(n+1)=2.822493e+001;
n=292; farx(n+1)=4.207271e-003; foe(n+1)=3.103802e-002; krok(n+1)=8.892157e-002; ng(n+1)=2.056211e+001;
n=293; farx(n+1)=4.267223e-003; foe(n+1)=3.073575e-002; krok(n+1)=7.494212e-002; ng(n+1)=4.187371e+001;
n=294; farx(n+1)=4.634434e-003; foe(n+1)=3.029231e-002; krok(n+1)=5.804224e-001; ng(n+1)=3.241793e+001;
n=295; farx(n+1)=4.637454e-003; foe(n+1)=3.019644e-002; krok(n+1)=6.162212e-002; ng(n+1)=3.963670e+001;
n=296; farx(n+1)=4.738026e-003; foe(n+1)=2.995021e-002; krok(n+1)=3.745525e-001; ng(n+1)=2.256788e+001;
n=297; farx(n+1)=4.766562e-003; foe(n+1)=2.978345e-002; krok(n+1)=2.569287e-001; ng(n+1)=1.807260e+001;
n=298; farx(n+1)=4.753834e-003; foe(n+1)=2.963610e-002; krok(n+1)=1.081188e-001; ng(n+1)=4.363005e+001;
n=299; farx(n+1)=4.775011e-003; foe(n+1)=2.955190e-002; krok(n+1)=1.112054e-001; ng(n+1)=1.978564e+001;
n=300; farx(n+1)=4.839115e-003; foe(n+1)=2.931858e-002; krok(n+1)=2.200070e-001; ng(n+1)=4.068927e+001;

figure; semilogy(farx,'b'); hold on; semilogy(foe,'r'); xlabel('Iteracje'); ylabel('Earx, Eoe'); legend('Earx','Eoe'); title('Uczenie predyktora OE');
figure; subplot(2,1,1); semilogy(krok); xlabel('Iteracje'); ylabel('Krok');
subplot(2,1,2); semilogy(ng); xlabel('Iteracje'); ylabel('Norma gradientu');
Earx=farx(n+1)
Eoe=foe(n+1)
